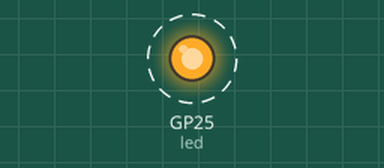
The program below on a simulated Raspberry Pi Pico running MicroPython. On the bench: output pins drawn as LEDs (lit = HIGH). Dashed ring = blinking. What the program prints to the serial console is not drawn.

Above: at 0.5 s.
Timing chart, 0 to 4.6 s (numbered marks = the images above):
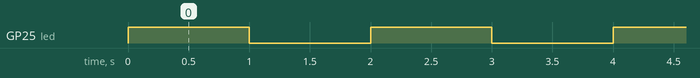

The program:

main.py
```python
import time
from machine import Pin

# Onboard LED Raspberry Pi Pico terhubung ke GPIO 25
led = Pin(25, Pin.OUT)

print("Raspberry Pi Pico MicroPython siap di Wokwi!")

while True:
    led.toggle()
    print("LED status:", led.value())
    time.sleep(1)
```

Measured:
- by itself, GP25 (led): alternates HIGH for 1.0 s and LOW for 1.0 s
